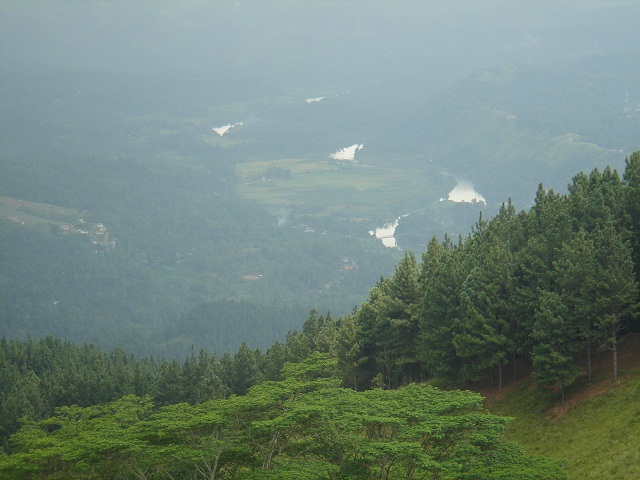
//> input picture opencv  projects/images/MyPic.JPG, 640 x 480 px
$ ./ImageBasics   (built with g++ and OpenCV 4)
//> lines starting //> are read from the running program, lines starting //| are printed output that depends on the picture
### opencv  projects/source/core/dft.h
#include<iostream>
#include "opencv2\core\core.hpp"
#include "opencv2\highgui\highgui.hpp"
#include <opencv\cv.h>
#include <opencv2\imgproc\imgproc.hpp>

using namespace cv;
using namespace std;

// [53 lines left out: function DiscFourTrans, not called in this run]

### opencv  projects/source/core/mat_basics.h
#include<iostream>
#include "opencv2\core\core.hpp"
#include "opencv2\highgui\highgui.hpp"
#include <opencv\cv.h>

// [58 lines left out: functions DisplayImage, LoadModSave, DrawROI, sharpen, not called in this run]
void SharpenImage(cv::Mat IMAGE)
{
	cv::Mat results;
	//sharpen(IMAGE, results);
	cv::Mat kernel = (cv::Mat_<char>(3, 3) << 0, -1, 0, -1, 5, -1, 0, -1, 0);
	cv::filter2D(IMAGE, results, IMAGE.depth(), kernel);
	cv::namedWindow("Sharpen", CV_WINDOW_AUTOSIZE);
	cv::imshow("Sharpen", results);
}
// [20 lines left out: function AddImage, not called in this run]
/*
	img proc operator: function that has 1 or more i/p to produce an o/p
	2 types of transforms
		- point (pixel based): each o/p pixel depends on the corresponding i/p pixel
		- neighborhood (area based)
*/
// [28 lines left out: function ContrastBrightness, not called in this run]

### opencv  projects/source/core/ImageBasics.cpp
#include "opencv2\core\core.hpp"
#include "opencv2\highgui\highgui.hpp"
#include <opencv\cv.h>
#include <iostream>
#include "mat_basics.h"
#include "DrawShapes.h"
#include "random number generator.h"
#include "dft.h"


int main(int argc, char** argv)
{
	cv::Mat image;
	image = cv::imread("C:/Users/mlacerna/Documents/opencv\  projects/images/MyPic.JPG", CV_LOAD_IMAGE_GRAYSCALE);
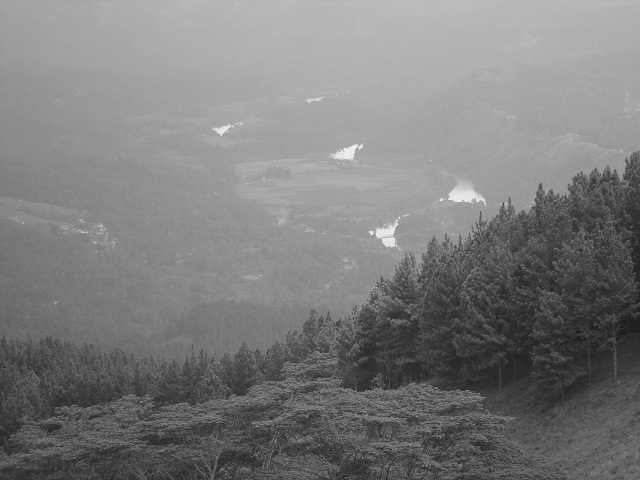
//> image: 480 rows x 640 cols, CV_8UC1; min 25, max 252, mean 124
	if (!image.data)
	{
		std::cout << "Could not open image file" << std::endl;
	}
	while (true)
	{
		char answer,k;
		SharpenImage(image);
//> in SharpenImage, `cv::filter2D(IMAGE, results, IMAGE.depth(), kernel);`:
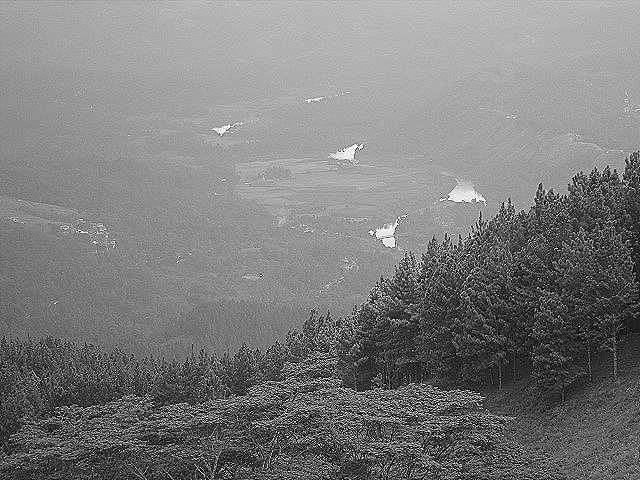
//> results: 480 rows x 640 cols, CV_8UC1; min 0, max 255, mean 124.4

		k = cvWaitKey(0);
//> the Esc key is pressed
		std::cout << "Re-Run program (y or n) "; std::cin >> answer;
//> the answer given: 1
		if (answer != 'y')
		{
			cv::destroyAllWindows();
			break;
		}
	}
}
